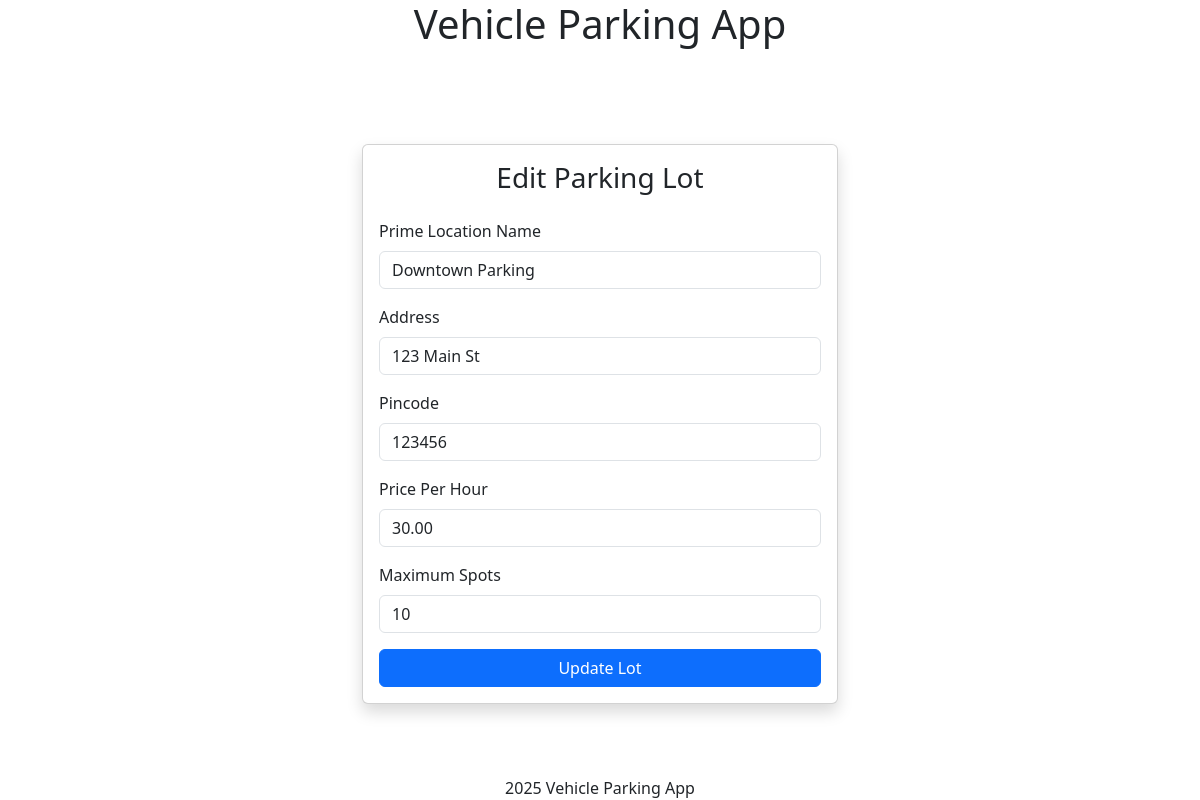
Page /admin/edit_parking_lot/1 (signed in) on the earlier database version.
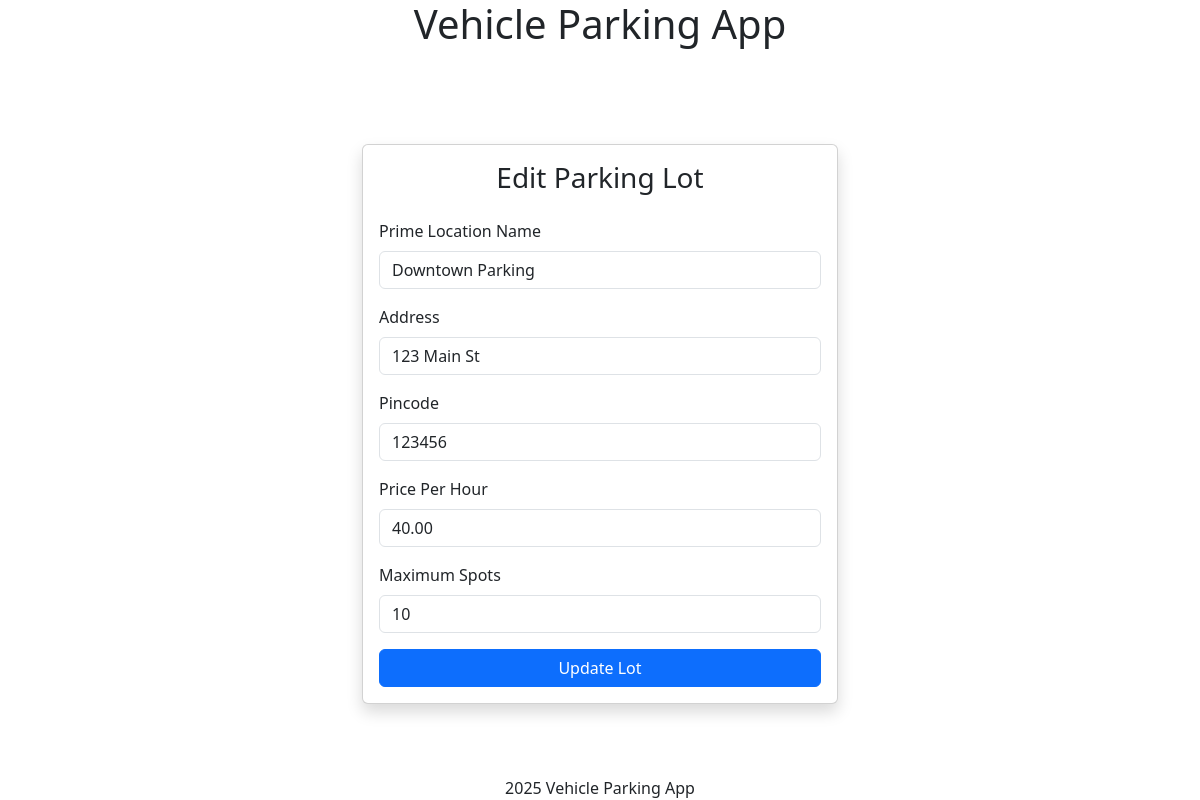
Same page on the later database version.
### models/models.py (models this page shows, shortened)
class ParkingLot(db.Model):
    id = db.Column(db.Integer, primary_key=True)
    prime_location_name = db.Column(db.String(255), nullable=False, unique=True)
    price = db.Column(db.Numeric(10, 2), nullable=False)
    address = db.Column(db.Text, nullable=False)
    pin_code = db.Column(db.String(10), nullable=False)
    maximum_number_of_spots = db.Column(db.Integer, nullable=False)
    spots = db.relationship('ParkingSpot', backref='lot', lazy=True,
                          cascade='all, delete-orphan')

### controllers/admin_controllers.py (the view, shortened to what this page needs)
@app.route("/admin/edit_parking_lot/<int:lot_id>", methods=['GET', 'POST'])
@admin_required
def edit_parking_lot(lot_id):
    lot = ParkingLot.query.get_or_404(lot_id)
    return render_template('admin/parking/edit_lot.html', lot=lot)

### app.py (called while the page is built)
def create_app():
    app = Flask(__name__)
    app.config.from_object(LocalDevelopmentConfig)
    db.init_app(app)
    login_manager = LoginManager()
    login_manager.init_app(app)
    from models.models import User
    @login_manager.user_loader
    def load_user(user_id):
        return User.query.get(int(user_id))
    app.app_context().push()
    return app

### controllers/admin_controllers.py (called while the page is built)
def admin_required(f):
    @wraps(f)
    def decorated_function(*args, **kwargs):
        if not current_user.is_authenticated:
            flash('Please login to access this page.', 'warning')
            return redirect(url_for('login'))
        if not current_user.is_admin:
            flash('This page is only accessible to administrators.', 'warning')
            return redirect(url_for('user_dashboard'))
        return f(*args, **kwargs)
    return decorated_function

### templates/admin/parking/edit_lot.html (shortened to what this page needs)
{% extends "layout.html" %}
{% block content %}
<div class="container" style="max-width: 500px;">
    <div class="card shadow">
        <div class="card-body">
            <h3 class="card-title text-center mb-4">Edit Parking Lot</h3>
            <form method="post" autocomplete="off">
                <div class="mb-3">
                    <label for="prime_location_name" class="form-label">Prime Location Name</label>
                    <input type="text" class="form-control" id="prime_location_name" name="prime_location_name" value="{{ lot.prime_location_name }}" required>
                </div>
                <div class="mb-3">
                    <label for="address" class="form-label">Address</label>
                    <input type="text" class="form-control" id="address" name="address" value="{{ lot.address }}" required>
                </div>
                <div class="mb-3">
                    <label for="pin_code" class="form-label">Pincode</label>
                    <input type="text" class="form-control" id="pin_code" name="pin_code" value="{{ lot.pin_code }}" required pattern="\d{6}" maxlength="6">
                </div>
                <div class="mb-3">
                    <label for="price" class="form-label">Price Per Hour</label>
                    <input type="number" step="0.01" class="form-control" id="price" name="price" value="{{ lot.price }}" required>
                </div>
                <div class="mb-3">
                    <label for="maximum_number_of_spots" class="form-label">Maximum Spots</label>
                    <input type="number" class="form-control" id="maximum_number_of_spots" name="maximum_number_of_spots" value="{{ lot.maximum_number_of_spots }}" required>
                </div>
                <div class="d-grid">
                    <button type="submit" class="btn btn-primary">Update Lot</button>
                </div>
            </form>
        </div>
    </div>
</div>
{% endblock %}

Differences in the rows shown:
changed ParkingLot "Downtown Parking": price "30.00" → "40.00"
